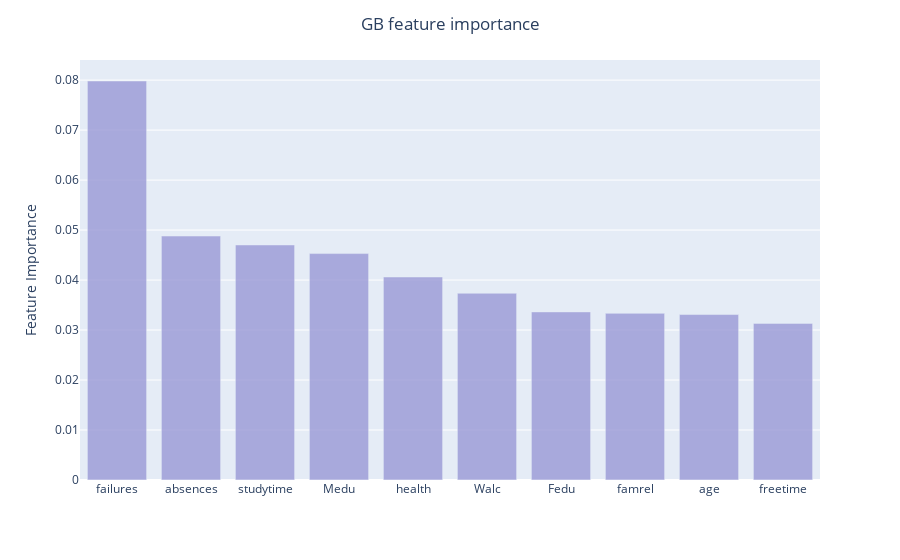

The notebook cell this image was saved under:
### Code cell
feature_importance = grid_search.best_estimator_.feature_importances_
sort_index = np.argsort(feature_importance)[::-1][:10]
fig = px.bar(x = data_processed.columns[sort_index].to_numpy(), y = feature_importance[sort_index])
fig.update_traces(marker_color = "#9A99D6", opacity = 0.8)
fig.update_layout(
    title = "GB feature importance",
    title_x = 0.5,
    xaxis_title = "",
    yaxis_title = "Feature Importance",
)

### Figure 1 — Plotly figure (JSON) as saved in the notebook; plotly's stock layout.template omitted (floating-point values rounded to 4 significant figures)
{"data": [{"alignmentgroup": "True", "hovertemplate": "x=%{x}<br>y=%{y}<extra></extra>", "legendgroup": "", "marker": {"color": "#9A99D6", "pattern": {"shape": ""}}, "name": "", "offsetgroup": "", "opacity": 0.8, "orientation": "v", "showlegend": false, "textposition": "auto", "type": "bar", "x": ["failures", "absences", "studytime", "Medu", "health", "Walc", "Fedu", "famrel", "age", "freetime"], "xaxis": "x", "y": [0.07982, 0.04881, 0.04702, 0.0453, 0.04061, 0.03736, 0.03363, 0.03334, 0.0331, 0.03132], "yaxis": "y"}], "layout": {"barmode": "relative", "legend": {"tracegroupgap": 0}, "margin": {"t": 60}, "title": {"text": "GB feature importance", "x": 0.5}, "xaxis": {"anchor": "y", "domain": [0, 1], "title": {"text": ""}}, "yaxis": {"anchor": "x", "domain": [0, 1], "title": {"text": "Feature Importance"}}}}
